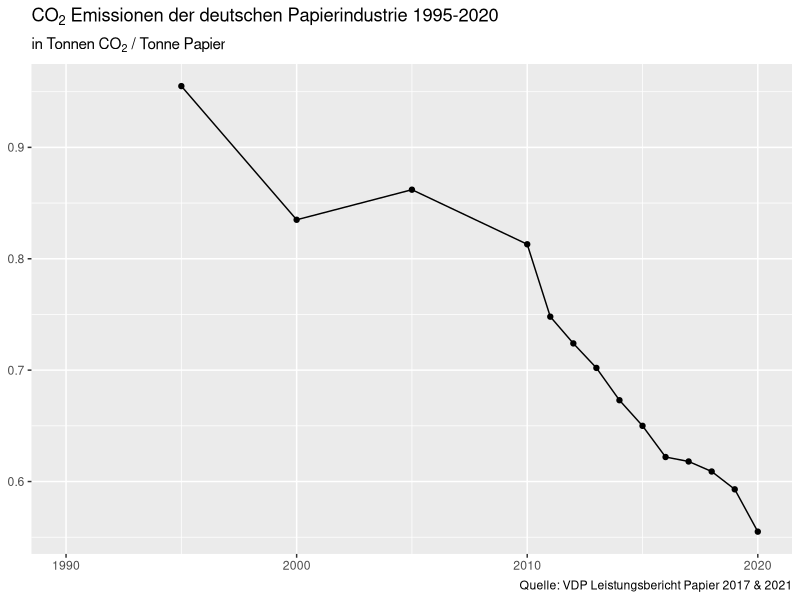
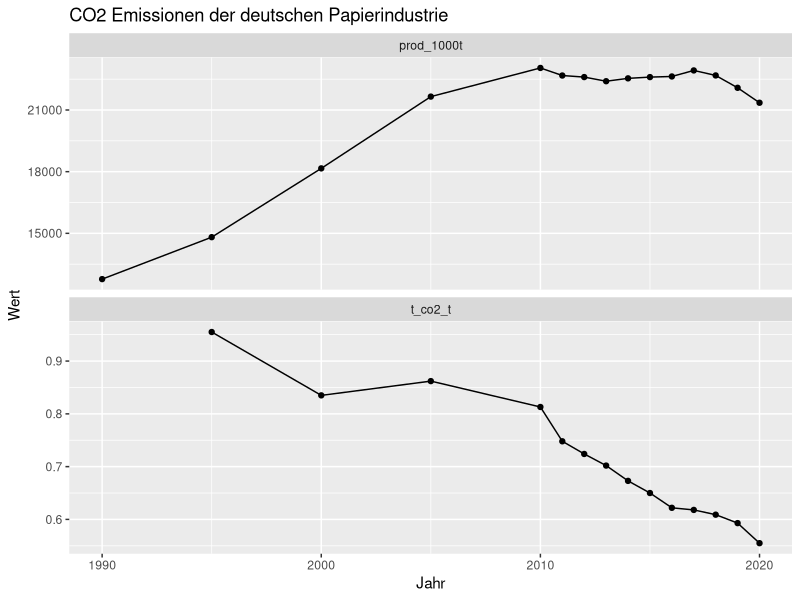
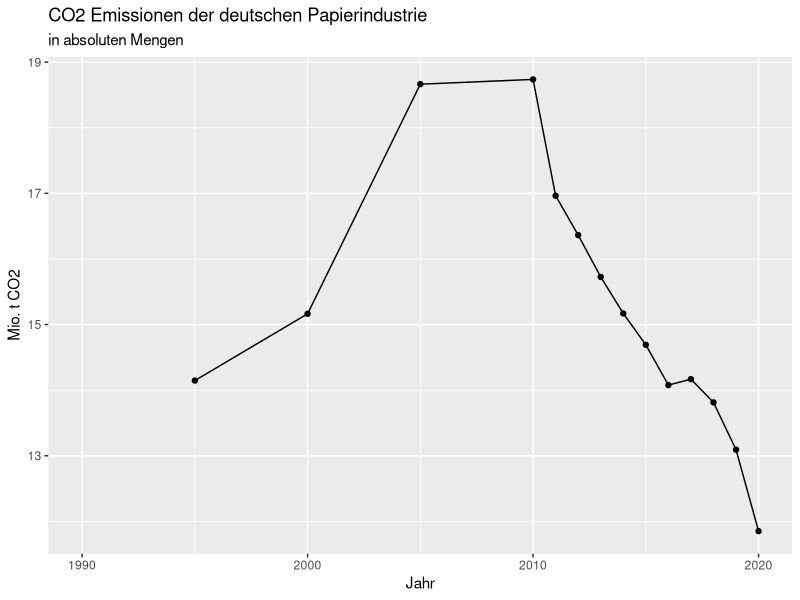

Reproduce these figures in R, in order.
# Pakete laden
library(readr)
library(dplyr)
library(tidyr)
library(ggplot2)

# Daten einlesen
co2_spez <- read_csv2("CO2_VDP.txt")

# Daten aufbereiten
co2_spez_tidy <- co2_spez %>% 
  gather(-Jahr, key = "Parameter", value = "Wert")

co2_total <- co2_spez %>% 
  mutate(t_co2 = prod_1000t*1000*t_co2_t,
         mio_t_co2 = t_co2/10^6)

# Daten visualisieren
co2_spez %>% 
  ggplot(aes(x = Jahr, y = t_co2_t)) +
    geom_point() +
    geom_line() +
    labs(title = expression("CO"[2]*" Emissionen der deutschen Papierindustrie 1995-2020"),
         subtitle = expression("in Tonnen CO"[2]*" / Tonne Papier"),
         x = NULL,
         y = NULL,
         caption = "Quelle: VDP Leistungsbericht Papier 2017 & 2021")

co2_spez_tidy %>% 
  ggplot(aes(x = Jahr, y = Wert)) +
    geom_point() +
    geom_line() +
    facet_wrap(~Parameter, ncol = 1, scales = "free_y") +
    labs(title = "CO2 Emissionen der deutschen Papierindustrie")

co2_total %>% 
  ggplot(aes(x = Jahr, y = mio_t_co2)) +
    geom_point() +
    geom_line() +
    labs(title = "CO2 Emissionen der deutschen Papierindustrie",
         subtitle = "in absoluten Mengen",
         y = "Mio. t CO2")

# Jetzt hier noch die Zielwerte irgendwie einbauen
co2_total[2,5]*20/100 # da müssen wir hin (absolute CO2 Menge, wenn 1995 Bezugswert wäre)
co2_total[19,5]*100/co2_total[2,5] # da stehen wir 2020. Knappe 84%
